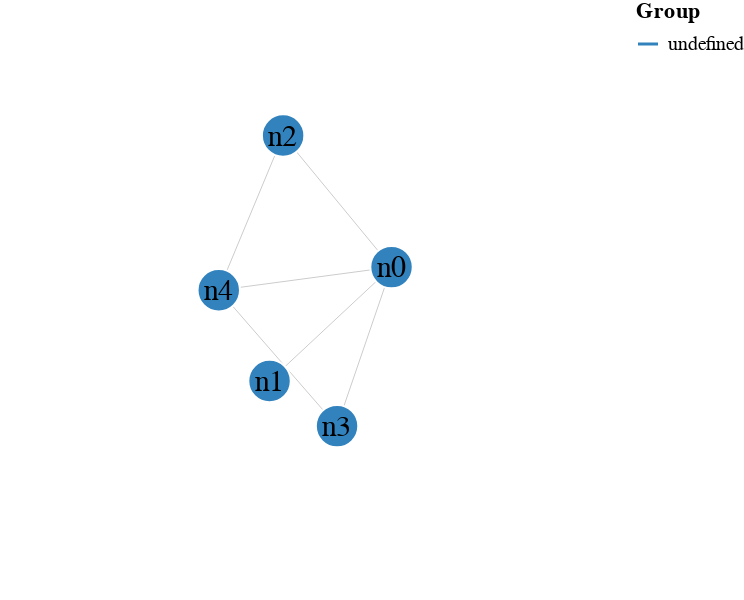

The code cell stored with this chart in its notebook:
### Code cell
g = nx.generators.barabasi_albert_graph(5, 3)
nx.set_node_attributes(g, {k:f"n{i}" for i, k in enumerate(g.nodes)}, "label")
schema = plots.spring_force_graph(g, node_labels="label")
plots.save_schema(schema, "_schema.json")
plots.ipy_display(schema, format="interactive")

### Figure 1 — Vega specification as saved in the notebook (floating-point values rounded to 4 significant figures)
{"$schema": "https://vega.github.io/schema/vega/v5.json", "data": [{"name": "node-data", "values": [{"id": 0, "label": "n0"}, {"id": 1, "label": "n1"}, {"id": 2, "label": "n2"}, {"id": 3, "label": "n3"}, {"id": 4, "label": "n4"}]}, {"name": "link-data", "values": [{"source": 0, "target": 1}, {"source": 0, "target": 2}, {"source": 0, "target": 3}, {"source": 0, "target": 4}, {"source": 2, "target": 4}, {"source": 3, "target": 4}]}], "description": "A node-link diagram with force-directed layout.", "height": 300, "legends": [{"stroke": "color", "symbolType": "stroke", "title": "Group"}], "marks": [{"encode": {"enter": {"fill": {"field": "group", "scale": "color"}, "stroke": {"value": "white"}}, "update": {"cursor": {"value": "pointer"}, "size": {"signal": "2 * nodeRadius * nodeRadius"}}}, "from": {"data": "node-data"}, "name": "nodes", "on": [{"modify": "node", "trigger": "fix", "values": "fix === true ? {fx: node.x, fy: node.y} : {fx: fix[0], fy: fix[1]}"}, {"modify": "node", "trigger": "!fix", "values": "{fx: null, fy: null}"}], "transform": [{"forces": [{"force": "center", "x": {"signal": "cx"}, "y": {"signal": "cy"}}, {"force": "collide", "radius": {"signal": "nodeRadius"}}, {"force": "nbody", "strength": {"signal": "nodeCharge"}}, {"distance": {"signal": "linkDistance"}, "force": "link", "links": "link-data"}], "iterations": 300, "restart": {"signal": "restart"}, "signal": "force", "static": {"signal": "static"}, "type": "force"}], "type": "symbol", "zindex": 1}, {"encode": {"enter": {"align": {"value": "center"}, "baseline": {"value": "middle"}, "fill": {"value": "black"}, "fontSize": {"value": 15}, "text": {"field": "datum.label"}}, "update": {"x": {"field": "x"}, "y": {"field": "y"}}}, "from": {"data": "nodes"}, "interactive": false, "name": "labels", "transform": [{"as": "y", "expr": "datum.y", "type": "formula"}], "type": "text", "zindex": 2}, {"encode": {"update": {"stroke": {"value": "#ccc"}, "strokeWidth": {"value": 0.5}}}, "from": {"data": "link-data"}, "interactive": false, "transform": [{"require": {"signal": "force"}, "shape": "line", "sourceX": "datum.source.x", "sourceY": "datum.source.y", "targetX": "datum.target.x", "targetY": "datum.target.y", "type": "linkpath"}], "type": "path"}], "padding": 0, "scales": [{"domain": {"data": "node-data", "field": "group"}, "name": "color", "range": {"scheme": "category20c"}, "type": "ordinal"}], "signals": [{"name": "cx", "update": "width / 2"}, {"name": "cy", "update": "height / 2"}, {"name": "nodeRadius", "value": 15}, {"name": "nodeCharge", "value": -80}, {"name": "linkDistance", "value": 80}, {"bind": {"input": "checkbox"}, "name": "static", "value": true}, {"description": "State variable for active node fix status.", "name": "fix", "on": [{"events": "symbol:mouseout[!event.buttons], window:mouseup", "update": "false"}, {"events": "symbol:mouseover", "update": "fix || true"}, {"events": "[symbol:mousedown, window:mouseup] > window:mousemove!", "force": true, "update": "xy()"}], "value": false}, {"description": "Graph node most recently interacted with.", "name": "node", "on": [{"events": "symbol:mouseover", "update": "fix === true ? item() : node"}], "value": null}, {"description": "Flag to restart Force simulation upon data changes.", "name": "restart", "on": [{"events": {"signal": "fix"}, "update": "fix && fix.length"}], "value": false}], "width": 300}
